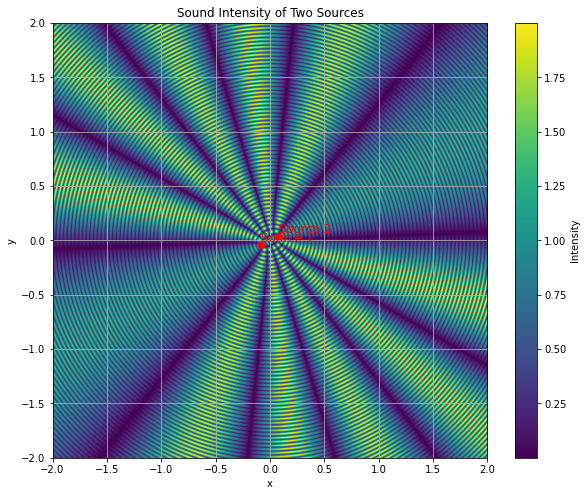

The script that drew this image:
import numpy as np
import matplotlib.pyplot as plt
from scipy.optimize import fsolve

T = 25
v = 5000
V = 331.6 + T * 0.6
l_guess = 0.19
theta_guess = 27

def equations(vars):
    l, theta = vars
    m1 = 1
    m2 = 3
    eq1 = l * np.sin(np.radians(theta)) - m1 * V / 2000 / 2
    eq2 = l * np.sin(np.radians(60 - theta)) - m2 * V / v / 2  
    return [eq1, eq2]

l, theta = fsolve(equations, (l_guess, theta_guess))

x = np.linspace(-2, 2, 1000)
y = np.linspace(-2, 2, 1000)
x, y = np.meshgrid(x, y)

theta_rad = np.radians(theta)

# modify the sources' position to be on the line inclined by theta
sources = [
    (l * np.cos(theta_rad) * i, l * np.sin(theta_rad) * i) for i in [-0.5, 0.5]
]

intensity = np.zeros_like(x)

for sx, sy in sources:
    r = np.sqrt((x - sx)**2 + (y - sy)**2)
    phi = 2 * np.pi * r * v / V
    intensity += np.sin(phi)

intensity = np.abs(intensity)

plt.figure(figsize=(10,8))
plt.imshow(intensity, extent=(-2, 2, -2, 2), origin='lower')
plt.colorbar(label='Intensity')
plt.title('Sound Intensity of Two Sources')
plt.xlabel('x')
plt.ylabel('y')

for i, (sx, sy) in enumerate(sources, start=1):
    plt.scatter(sx, sy, color='red')
    plt.text(sx, sy, f'Source {i}', color='red', fontsize=12, verticalalignment='bottom')

plt.grid(True)
plt.show()
